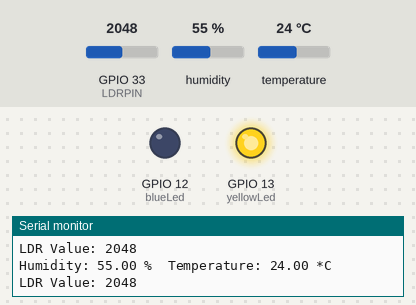
A sketch run on a simulated ESP32. Shown: output pins drawn as LEDs (lit = HIGH), the last lines printed to the serial monitor. The inputs (shaded band) are chosen by the test bench; at power-on: temperature 24 °C, GPIO 33 (LDRPIN) = 2048, humidity 55 %.

Above: at 1.3 s.
1.4 s: temperature set to 29 °C
3.2 s: temperature set to 32 °C
At 4.3 s:
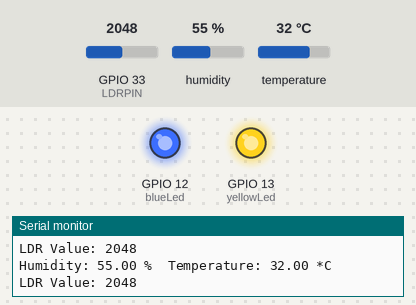
5.5 s: GPIO 33 (LDRPIN) set to 539
7.0 s: GPIO 33 (LDRPIN) set to 460
At 7.6 s:
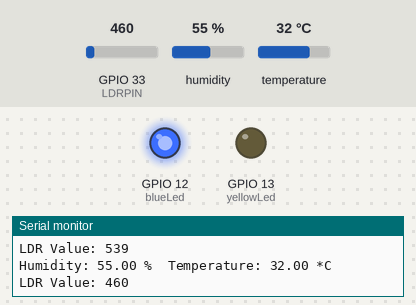
8.6 s: temperature set to 12 °C
At 10.5 s:
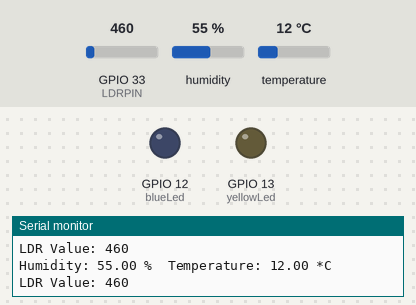
11.6 s: temperature set to 33 °C
At 12.9 s:
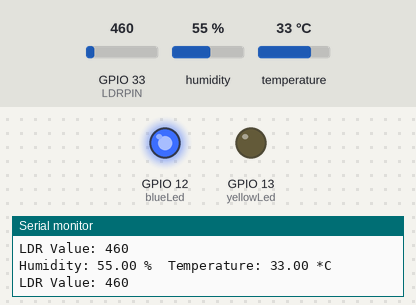
Timing chart, 0 to 14.6 s (numbered marks = the images above; inputs shaded):
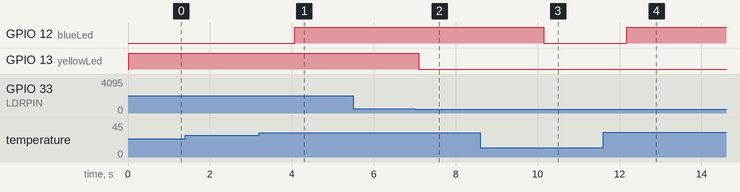

Measured:
- the behaviour switches between 30 and 31 °C on temperature (found by bisection; images 0 and 1)
- the behaviour switches between 501 and 500 on GPIO 33 (LDRPIN) (found by bisection; images 1 and 2)
- after the input at 3.2 s, GPIO 12 (blueLed): LOW → HIGH after 0.87 s
- after the input at 7.0 s, GPIO 13 (yellowLed): HIGH → LOW after 0.10 s
- after the input at 8.6 s, GPIO 12 (blueLed): HIGH → LOW after 1.5 s
- after the input at 11.6 s, GPIO 12 (blueLed): LOW → HIGH after 0.57 s

The sketch:

sensor_reading.ino
```cpp
#include "DHT.h"

#define DHTPIN 4    // Pin where the DHT11 is connected
#define DHTTYPE DHT11
#define LDRPIN  33

#define blueLed 12
#define yellowLed 13

DHT dht(DHTPIN, DHTTYPE);

// Threshold values
float tempThreshold = 30.0;  // Temperature threshold
int ldrThreshold = 500;      // LDR threshold

void setup() {
  Serial.begin(115200);
  dht.begin();

  // Initialize LEDs
  pinMode(blueLed, OUTPUT);
  pinMode(yellowLed, OUTPUT);
  digitalWrite(blueLed, LOW);
  digitalWrite(yellowLed, LOW);
}

void loop() {
  // Reading humidity and temperature
  float humidity = dht.readHumidity();
  float temperature = dht.readTemperature();

  // Reading LDR value
  int ldrValue = analogRead(LDRPIN);

  // Check if any reads failed
  if (isnan(humidity) || isnan(temperature)) {
    Serial.println("Failed to read from DHT sensor!");
  } else {
    Serial.print("Humidity: ");
    Serial.print(humidity);
    Serial.print(" %\t");
    Serial.print("Temperature: ");
    Serial.print(temperature);
    Serial.println(" *C");

    // Check temperature threshold and control blue LED
    if (temperature > tempThreshold) {
      digitalWrite(blueLed, HIGH); // Turn on blue LED
    } else {
      digitalWrite(blueLed, LOW);  // Turn off blue LED
    }
  }

  // Check LDR threshold and control yellow LED
  Serial.print("LDR Value: ");
  Serial.println(ldrValue);

  if (ldrValue > ldrThreshold) {
    digitalWrite(yellowLed, HIGH);  // Turn on yellow LED
  } else {
    digitalWrite(yellowLed, LOW);   // Turn off yellow LED
  }

  delay(500); // Wait 2 seconds before next reading
}
```
